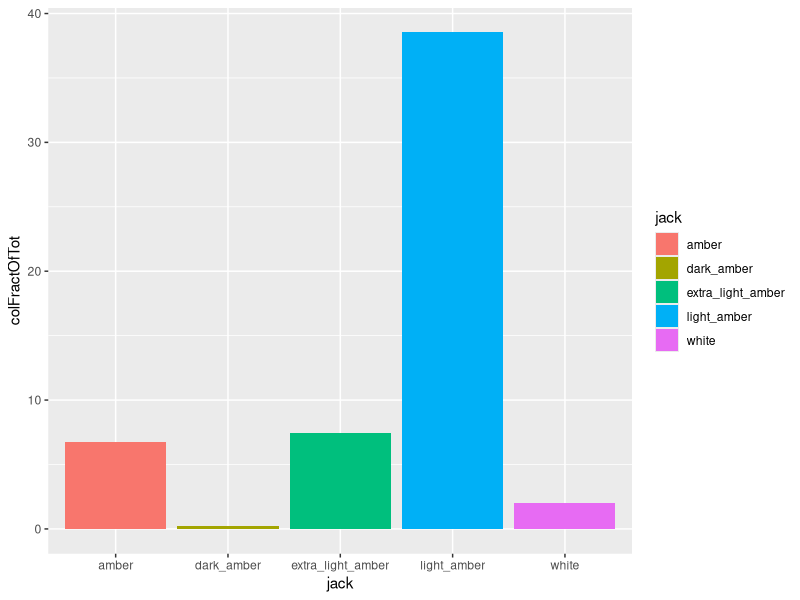
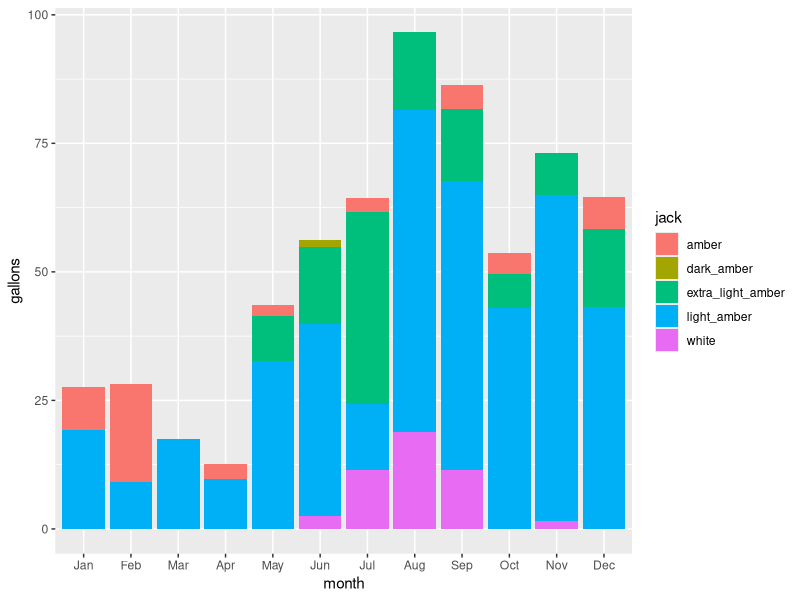

Recreate these plots in R, in order.

library(cowplot)
library(dplyr)
library(tidyr)
library(ggplot2)
library(R.utils)
library(lubridate)
library(lattice)
library(RColorBrewer)

data <-read.csv("HoneyData.csv", sep =",")
#clean up messy file
print(names(data))
colnames(data) <- c("date","gallons","water","color","X", "X.1","X.2","X.3","X.4","X.5")
data <- data %>% select(c("date","gallons","water","color"))
colnames(data)<-c("date","gallons","water","hcolor")
str(data)

data$date <- parse_date_time(data$date,"mdy")

totgal <- data %>% select(gallons) %>% sum


#349FE4
hcolorsPal <- brewer.pal(5,"Oranges")
honeyColors <-colorRampPalette(hcolorsPal)
colorNames <- function(mm){
      jack <- NA
      if (is.na(mm)) {jack <- NA
      } else if(mm >= 0 & mm < 34) {jack <- "white"
      } else if(mm >= 34 & mm <50) {jack <- "extra_light_amber"
      } else if(mm >= 50 & mm <85) {jack <- "light_amber"
      } else if(mm >= 85 & mm <114) {jack <- "amber"
      } else if(mm >= 114) {jack <- "dark_amber"
      } else {jack <- NA}
      return(jack)}

#extra light amber (34+ to  50 mm)  
#light amber (50+ to 85 mm)  
#amber (85+ to 114 mm)
#dark amber (114+ mm
#"YlOrRd" or "Oranges"
totgalmeas <- data %>% select(gallons) %>% sum
data2 <- na.omit(data) %>%
      mutate(h20FractOfTot = gallons*water/totgalmeas) %>%
      mutate(colFractOfTot = gallons*hcolor/totgalmeas)

data2$jack <-unlist(lapply(data2$hcolor, colorNames))
data2 <- data.frame(data2)
print(str(data2))

colordist <- data2 %>% 
      group_by(jack) %>%
      summarize(eaColor = sum(gallons))

ggplot(data= data2, aes(x=jack,y = colFractOfTot)) +
      geom_col(aes(fill = jack))

#You need to include stat=identity, which is basically telling ggplot2 you will
#provide the y-values for the barplot, rather than counting the aggregate number
#of rows for each x value, which is the default stat=count.stat="identity",position = "stack"

colordistbymonth <- data2 %>% 
  group_by(month = month(date,label=TRUE,abbr=TRUE)) %>%
  group_by(jack) 


waterdistbymonth <- data2 %>% 
  group_by(month = month(date,label=TRUE,abbr=TRUE))%>%
  summarize(waterav = mean(water))


ggplot(data = colordistbymonth, aes(x= month, y= gallons))+
       geom_col(aes(fill = jack))

                
